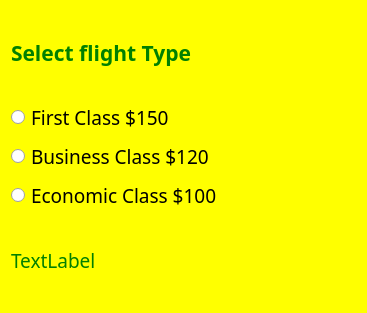
<?xml version="1.0" encoding="UTF-8"?>
<ui version="4.0">
 <class>Dialog</class>
 <widget class="QDialog" name="Dialog">
  <property name="geometry">
   <rect>
    <x>0</x>
    <y>0</y>
    <width>367</width>
    <height>313</height>
   </rect>
  </property>
  <property name="windowTitle">
   <string>Dialog</string>
  </property>
  <property name="styleSheet">
   <string notr="true">QDialog{
background-color:yellow
}
QLabel{
color:green
}</string>
  </property>
  <layout class="QVBoxLayout" name="verticalLayout_3">
   <item>
    <layout class="QVBoxLayout" name="verticalLayout_2">
     <item>
      <widget class="QLabel" name="label">
       <property name="font">
        <font>
         <family>Segoe Print</family>
         <pointsize>16</pointsize>
         <bold>true</bold>
        </font>
       </property>
       <property name="text">
        <string>Select flight Type</string>
       </property>
      </widget>
     </item>
     <item>
      <layout class="QVBoxLayout" name="verticalLayout">
       <item>
        <widget class="QRadioButton" name="radioButton_first">
         <property name="font">
          <font>
           <family>Segoe Print</family>
           <pointsize>14</pointsize>
          </font>
         </property>
         <property name="text">
          <string>First Class $150</string>
         </property>
        </widget>
       </item>
       <item>
        <widget class="QRadioButton" name="radioButton_business">
         <property name="font">
          <font>
           <family>Segoe Print</family>
           <pointsize>14</pointsize>
          </font>
         </property>
         <property name="text">
          <string>Business Class $120</string>
         </property>
        </widget>
       </item>
       <item>
        <widget class="QRadioButton" name="radioButton_economic">
         <property name="font">
          <font>
           <family>Segoe Print</family>
           <pointsize>14</pointsize>
          </font>
         </property>
         <property name="text">
          <string>Economic Class $100</string>
         </property>
        </widget>
       </item>
      </layout>
     </item>
     <item>
      <widget class="QLabel" name="label_result">
       <property name="font">
        <font>
         <family>Segoe Print</family>
         <pointsize>14</pointsize>
        </font>
       </property>
       <property name="text">
        <string>TextLabel</string>
       </property>
      </widget>
     </item>
    </layout>
   </item>
  </layout>
 </widget>
 <resources/>
 <connections/>
</ui>
